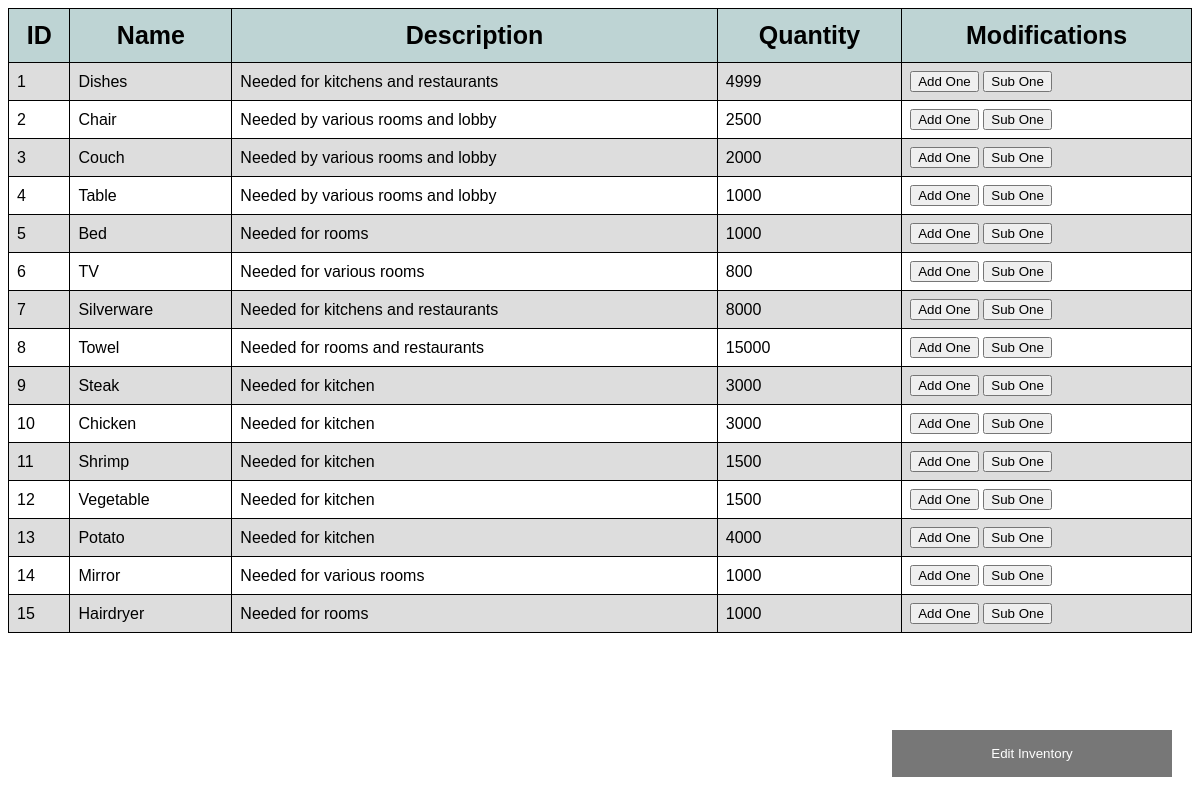
Page /ProjectCode/inventory.php on the committed database.
### tables this page shows
CREATE TABLE `inventory` (
  `itemId` int(11) NOT NULL AUTO_INCREMENT,
  `name` varchar(32) DEFAULT NULL,
  `description` varchar(128) DEFAULT NULL,
  `quantity` int(11) DEFAULT NULL,
  PRIMARY KEY (`itemId`)
);

### ProjectCode/inventory.php (the view, shortened to what this page needs)
<!DOCTYPE html>
<html>
<head>
    <link rel="stylesheet" type="text/css" href="inventory.css">
</head>
<body>
        <button class="open-button" onclick="openForm()">Edit Inventory</button>
<table id = "inventory">
    <tr>
    <th>ID</th>
    <th>Name</th>
    <th>Description</th>
    <th>Quantity</th>
    <th>Modifications</th>
    </tr>
    <?php
        require_once 'db_connection.php';
        $query = "SELECT * FROM Inventory";
        $result = $conn->query($query);
        if (!$result) {
            echo "Something went wrong!";
        }
        else{
            $rows = $result->num_rows;
            for ($j = 0; $j < $rows; $j++)
            {
                $result->data_seek($j);
                $row = $result->fetch_array(MYSQLI_NUM);
                echo "<tr><td>" . $row[0]. "</td><td>" . $row[1] . "</td><td>" . $row[2] . "</td><td>" . $row[3] . "</td>
                <td>
                    <form action='admin.php' method='post'>
                            <button type='submit' name='add_btn'>Add One</button>
                            <button type='submit' name='sub_btn'>Sub One</button>
                            <input type='hidden' name='inventory-submit'>
                    </form>
                </td>
                </tr>";
            };
        }
    ?>
</table>
</body>
</html>

### ProjectCode/inventory.css (style rules this page uses)
#inventory { border-collapse: collapse; width: 100% }
#inventory td { border: 1px solid #000; padding: 8px; }
#inventory tr:nth-child(even) { background-color: #ddd; }
#inventory th { padding-top: 12px; padding-bottom: 12px; text-align: center; background-color: #bed4d4; border: 1px solid #000; font-size: 25px; }

### ProjectCode/inventory.php (style rules this page uses)
body { font-family: Arial, Helvetica, sans-serif; }
* { box-sizing: border-box; }
.open-button { background-color: #555; color: white; padding: 16px 20px; border: none; cursor: pointer; opacity: 0.8; position: fixed; bottom: 23px; right: 28px; width: 280px; }

### rows in the picture
inventory: itemId "1", name "Dishes", description "Needed for kitchens and restaurants", quantity "4999"
inventory: itemId "2", name "Chair", description "Needed by various rooms and lobby", quantity "2500"
inventory: itemId "3", name "Couch", description "Needed by various rooms and lobby", quantity "2000"
inventory: itemId "4", name "Table", description "Needed by various rooms and lobby", quantity "1000"
inventory: itemId "5", name "Bed", description "Needed for rooms", quantity "1000"
inventory: itemId "6", name "TV", description "Needed for various rooms", quantity "800"
inventory: itemId "7", name "Silverware", description "Needed for kitchens and restaurants", quantity "8000"
inventory: itemId "8", name "Towel", description "Needed for rooms and restaurants", quantity "15000"
inventory: itemId "9", name "Steak", description "Needed for kitchen", quantity "3000"
inventory: itemId "10", name "Chicken", description "Needed for kitchen", quantity "3000"
inventory: itemId "11", name "Shrimp", description "Needed for kitchen", quantity "1500"
inventory: itemId "12", name "Vegetable", description "Needed for kitchen", quantity "1500"
inventory: itemId "13", name "Potato", description "Needed for kitchen", quantity "4000"
inventory: itemId "14", name "Mirror", description "Needed for various rooms", quantity "1000"
inventory: itemId "15", name "Hairdryer", description "Needed for rooms", quantity "1000"
